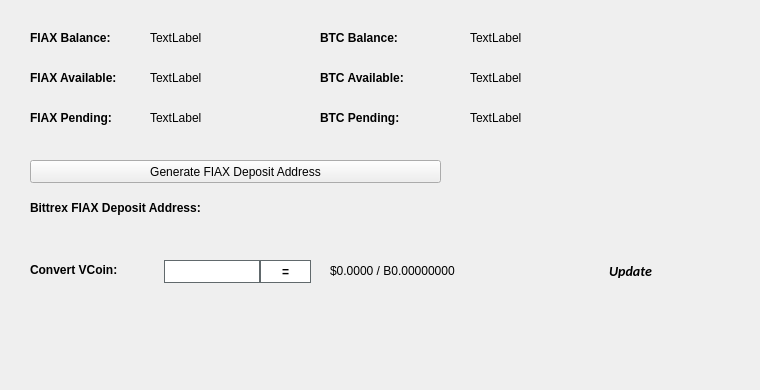
   <widget class="QWidget" name="BalanceTab">
    <attribute name="title">
     <string>Balance</string>
    </attribute>
    <widget class="QLabel" name="BitcoinBalanceLabel">
     <property name="geometry">
      <rect>
       <x>470</x>
       <y>30</y>
       <width>150</width>
       <height>16</height>
      </rect>
     </property>
     <property name="text">
      <string>TextLabel</string>
     </property>
    </widget>
    <widget class="QLabel" name="FIAXBalanceLabel">
     <property name="geometry">
      <rect>
       <x>150</x>
       <y>30</y>
       <width>150</width>
       <height>16</height>
      </rect>
     </property>
     <property name="text">
      <string>TextLabel</string>
     </property>
    </widget>
    <widget class="QLabel" name="label_11">
     <property name="geometry">
      <rect>
       <x>30</x>
       <y>30</y>
       <width>101</width>
       <height>16</height>
      </rect>
     </property>
     <property name="font">
      <font>
       <weight>75</weight>
       <bold>true</bold>
      </font>
     </property>
     <property name="text">
      <string>FIAX Balance:</string>
     </property>
    </widget>
    <widget class="QLabel" name="label_12">
     <property name="geometry">
      <rect>
       <x>320</x>
       <y>30</y>
       <width>101</width>
       <height>16</height>
      </rect>
     </property>
     <property name="font">
      <font>
       <weight>75</weight>
       <bold>true</bold>
      </font>
     </property>
     <property name="text">
      <string>BTC Balance:</string>
     </property>
    </widget>
    <widget class="QLabel" name="FIAXAvailableLabel_2">
     <property name="geometry">
      <rect>
       <x>150</x>
       <y>70</y>
       <width>150</width>
       <height>16</height>
      </rect>
     </property>
     <property name="text">
      <string>TextLabel</string>
     </property>
    </widget>
    <widget class="QLabel" name="label_13">
     <property name="geometry">
      <rect>
       <x>30</x>
       <y>70</y>
       <width>111</width>
       <height>16</height>
      </rect>
     </property>
     <property name="font">
      <font>
       <weight>75</weight>
       <bold>true</bold>
      </font>
     </property>
     <property name="text">
      <string>FIAX Available:</string>
     </property>
    </widget>
    <widget class="QLabel" name="label_14">
     <property name="geometry">
      <rect>
       <x>30</x>
       <y>110</y>
       <width>101</width>
       <height>16</height>
      </rect>
     </property>
     <property name="font">
      <font>
       <weight>75</weight>
       <bold>true</bold>
      </font>
     </property>
     <property name="text">
      <string>FIAX Pending:</string>
     </property>
    </widget>
    <widget class="QLabel" name="FIAXPendingLabel">
     <property name="geometry">
      <rect>
       <x>150</x>
       <y>110</y>
       <width>150</width>
       <height>16</height>
      </rect>
     </property>
     <property name="text">
      <string>TextLabel</string>
     </property>
    </widget>
    <widget class="QLabel" name="label_15">
     <property name="geometry">
      <rect>
       <x>320</x>
       <y>70</y>
       <width>111</width>
       <height>16</height>
      </rect>
     </property>
     <property name="font">
      <font>
       <weight>75</weight>
       <bold>true</bold>
      </font>
     </property>
     <property name="text">
      <string>BTC Available:</string>
     </property>
    </widget>
    <widget class="QLabel" name="BitcoinAvailableLabel">
     <property name="geometry">
      <rect>
       <x>470</x>
       <y>70</y>
       <width>150</width>
       <height>16</height>
      </rect>
     </property>
     <property name="text">
      <string>TextLabel</string>
     </property>
    </widget>
    <widget class="QLabel" name="label_31">
     <property name="geometry">
      <rect>
       <x>320</x>
       <y>110</y>
       <width>111</width>
       <height>16</height>
      </rect>
     </property>
     <property name="font">
      <font>
       <weight>75</weight>
       <bold>true</bold>
      </font>
     </property>
     <property name="text">
      <string>BTC Pending:</string>
     </property>
    </widget>
    <widget class="QLabel" name="BitcoinPendingLabel">
     <property name="geometry">
      <rect>
       <x>470</x>
       <y>110</y>
       <width>150</width>
       <height>16</height>
      </rect>
     </property>
     <property name="text">
      <string>TextLabel</string>
     </property>
    </widget>
    <widget class="QLabel" name="label_33">
     <property name="geometry">
      <rect>
       <x>30</x>
       <y>200</y>
       <width>221</width>
       <height>16</height>
      </rect>
     </property>
     <property name="font">
      <font>
       <weight>75</weight>
       <bold>true</bold>
      </font>
     </property>
     <property name="text">
      <string>Bittrex FIAX Deposit Address:</string>
     </property>
    </widget>
    <widget class="QPushButton" name="GenDepositBTN">
     <property name="geometry">
      <rect>
       <x>30</x>
       <y>160</y>
       <width>411</width>
       <height>23</height>
      </rect>
     </property>
     <property name="text">
      <string>Generate FIAX Deposit Address</string>
     </property>
     <property name="icon">
      <iconset resource="../fiax.qrc">
       <normaloff>:/icons/bitcoin</normaloff>:/icons/bitcoin</iconset>
     </property>
    </widget>
    <widget class="QLabel" name="DepositAddressLabel">
     <property name="geometry">
      <rect>
       <x>200</x>
       <y>200</y>
       <width>261</width>
       <height>16</height>
      </rect>
     </property>
     <property name="palette">
      <palette>
       <active>
        <colorrole role="WindowText">
         <brush brushstyle="SolidPattern">
          <color alpha="255">
           <red>0</red>
           <green>0</green>
           <blue>0</blue>
          </color>
         </brush>
        </colorrole>
        <colorrole role="Text">
         <brush brushstyle="SolidPattern">
          <color alpha="255">
           <red>0</red>
           <green>0</green>
           <blue>255</blue>
          </color>
         </brush>
        </colorrole>
       </active>
       <inactive>
        <colorrole role="WindowText">
         <brush brushstyle="SolidPattern">
          <color alpha="255">
           <red>0</red>
           <green>0</green>
           <blue>0</blue>
          </color>
         </brush>
        </colorrole>
        <colorrole role="Text">
         <brush brushstyle="SolidPattern">
          <color alpha="255">
           <red>0</red>
           <green>0</green>
           <blue>255</blue>
          </color>
         </brush>
        </colorrole>
       </inactive>
       <disabled>
        <colorrole role="WindowText">
         <brush brushstyle="SolidPattern">
          <color alpha="255">
           <red>120</red>
           <green>120</green>
           <blue>120</blue>
          </color>
         </brush>
        </colorrole>
        <colorrole role="Text">
         <brush brushstyle="SolidPattern">
          <color alpha="255">
           <red>120</red>
           <green>120</green>
           <blue>120</blue>
          </color>
         </brush>
        </colorrole>
       </disabled>
      </palette>
     </property>
     <property name="font">
      <font>
       <weight>75</weight>
       <bold>true</bold>
      </font>
     </property>
     <property name="text">
      <string/>
     </property>
     <property name="alignment">
      <set>Qt::AlignRight|Qt::AlignTrailing|Qt::AlignVCenter</set>
     </property>
     <property name="textInteractionFlags">
      <set>Qt::LinksAccessibleByMouse|Qt::TextSelectableByKeyboard|Qt::TextSelectableByMouse</set>
     </property>
    </widget>
    <widget class="QLabel" name="label_8">
     <property name="geometry">
      <rect>
       <x>460</x>
       <y>300</y>
       <width>281</width>
       <height>81</height>
      </rect>
     </property>
     <property name="text">
      <string/>
     </property>
     <property name="pixmap">
      <pixmap>:/images/bittrex</pixmap>
     </property>
    </widget>
    <widget class="QWidget" name="widgetConversion" native="true">
     <property name="geometry">
      <rect>
       <x>0</x>
       <y>250</y>
       <width>751</width>
       <height>43</height>
      </rect>
     </property>
     <property name="minimumSize">
      <size>
       <width>0</width>
       <height>43</height>
      </size>
     </property>
     <property name="styleSheet">
      <string notr="true"/>
     </property>
     <widget class="QPushButton" name="btnUpdateMarketData">
      <property name="geometry">
       <rect>
        <x>575</x>
        <y>0</y>
        <width>111</width>
        <height>41</height>
       </rect>
      </property>
      <property name="sizePolicy">
       <sizepolicy hsizetype="Expanding" vsizetype="Expanding">
        <horstretch>0</horstretch>
        <verstretch>0</verstretch>
       </sizepolicy>
      </property>
      <property name="font">
       <font>
        <family>calibri</family>
        <pointsize>-1</pointsize>
        <weight>75</weight>
        <italic>true</italic>
        <bold>true</bold>
       </font>
      </property>
      <property name="styleSheet">
       <string notr="true">margin:0px;text-align:center;padding:2px;border-radius:3px;font-style:italic;width:100px;font-size:14px;font-family:calibri;font-weight:600;</string>
      </property>
      <property name="text">
       <string>Update</string>
      </property>
      <property name="iconSize">
       <size>
        <width>150</width>
        <height>35</height>
       </size>
      </property>
      <property name="autoDefault">
       <bool>true</bool>
      </property>
      <property name="default">
       <bool>true</bool>
      </property>
     </widget>
     <widget class="QLabel" name="lblConvertVCoin">
      <property name="geometry">
       <rect>
        <x>30</x>
        <y>10</y>
        <width>131</width>
        <height>20</height>
       </rect>
      </property>
      <property name="styleSheet">
       <string notr="true"/>
      </property>
      <property name="text">
       <string>&lt;html&gt;&lt;head/&gt;&lt;body&gt;&lt;p&gt;&lt;span style=&quot; font-weight:600;&quot;&gt;Convert VCoin:&lt;/span&gt;&lt;/p&gt;&lt;/body&gt;&lt;/html&gt;</string>
      </property>
     </widget>
     <widget class="QLineEdit" name="txtConvertVCoinQty">
      <property name="geometry">
       <rect>
        <x>160</x>
        <y>10</y>
        <width>100</width>
        <height>23</height>
       </rect>
      </property>
      <property name="minimumSize">
       <size>
        <width>100</width>
        <height>23</height>
       </size>
      </property>
      <property name="maximumSize">
       <size>
        <width>100</width>
        <height>16777215</height>
       </size>
      </property>
      <property name="styleSheet">
       <string notr="true">border: 1px solid #61696c;margin-left:4px;</string>
      </property>
     </widget>
     <widget class="QPushButton" name="btnConvertFIAX">
      <property name="geometry">
       <rect>
        <x>260</x>
        <y>10</y>
        <width>51</width>
        <height>23</height>
       </rect>
      </property>
      <property name="minimumSize">
       <size>
        <width>0</width>
        <height>23</height>
       </size>
      </property>
      <property name="styleSheet">
       <string notr="true">border:1px solid #61696c;background:white;font-weight:600;</string>
      </property>
      <property name="text">
       <string>=</string>
      </property>
     </widget>
     <widget class="QLabel" name="lblConvertVCoinResults">
      <property name="geometry">
       <rect>
        <x>330</x>
        <y>0</y>
        <width>201</width>
        <height>41</height>
       </rect>
      </property>
      <property name="styleSheet">
       <string notr="true"/>
      </property>
      <property name="text">
       <string>$0.0000 / B0.00000000</string>
      </property>
     </widget>
     <widget class="QLabel" name="iconOverviewUpdateWait">
      <property name="geometry">
       <rect>
        <x>670</x>
        <y>10</y>
        <width>24</width>
        <height>24</height>
       </rect>
      </property>
      <property name="text">
       <string/>
      </property>
      <property name="pixmap">
       <pixmap resource="../fiax.qrc">:/icons/transaction_1</pixmap>
      </property>
      <property name="scaledContents">
       <bool>true</bool>
      </property>
      <property name="alignment">
       <set>Qt::AlignCenter</set>
      </property>
     </widget>
    </widget>
   </widget>
